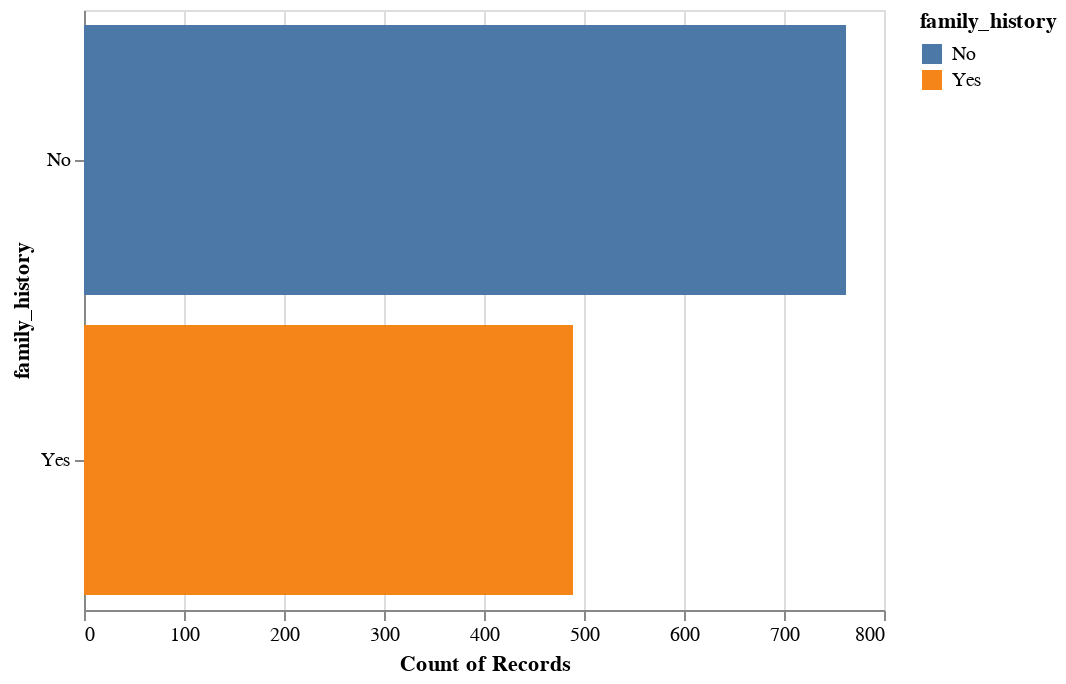

Here is the notebook cell this chart was saved with:
### Code cell
# for categorical variables we use counts is a good idea
alt.Chart(tech_d).mark_bar().encode(
    x='count()',
    y='family_history',
    color='family_history')

### Figure 1 — Vega-Lite specification as saved in the notebook (floating-point values rounded to 4 significant figures; data arrays with more than 128 entries replaced by an {"elided": "..."} marker saying what was removed)
{"$schema": "https://vega.github.io/schema/vega-lite/v3.4.0.json", "config": {"mark": {"tooltip": null}, "view": {"height": 300, "width": 400}}, "data": {"name": "data-d76bdc82aedfabcb18e9827d6bf825a6"}, "datasets": {"data-d76bdc82aedfabcb18e9827d6bf825a6": {"elided": "1251 records"}}, "encoding": {"color": {"field": "family_history", "type": "nominal"}, "x": {"aggregate": "count", "type": "quantitative"}, "y": {"field": "family_history", "type": "nominal"}}, "mark": "bar", "usermeta": {"embedOptions": {"theme": "latimes"}}}
